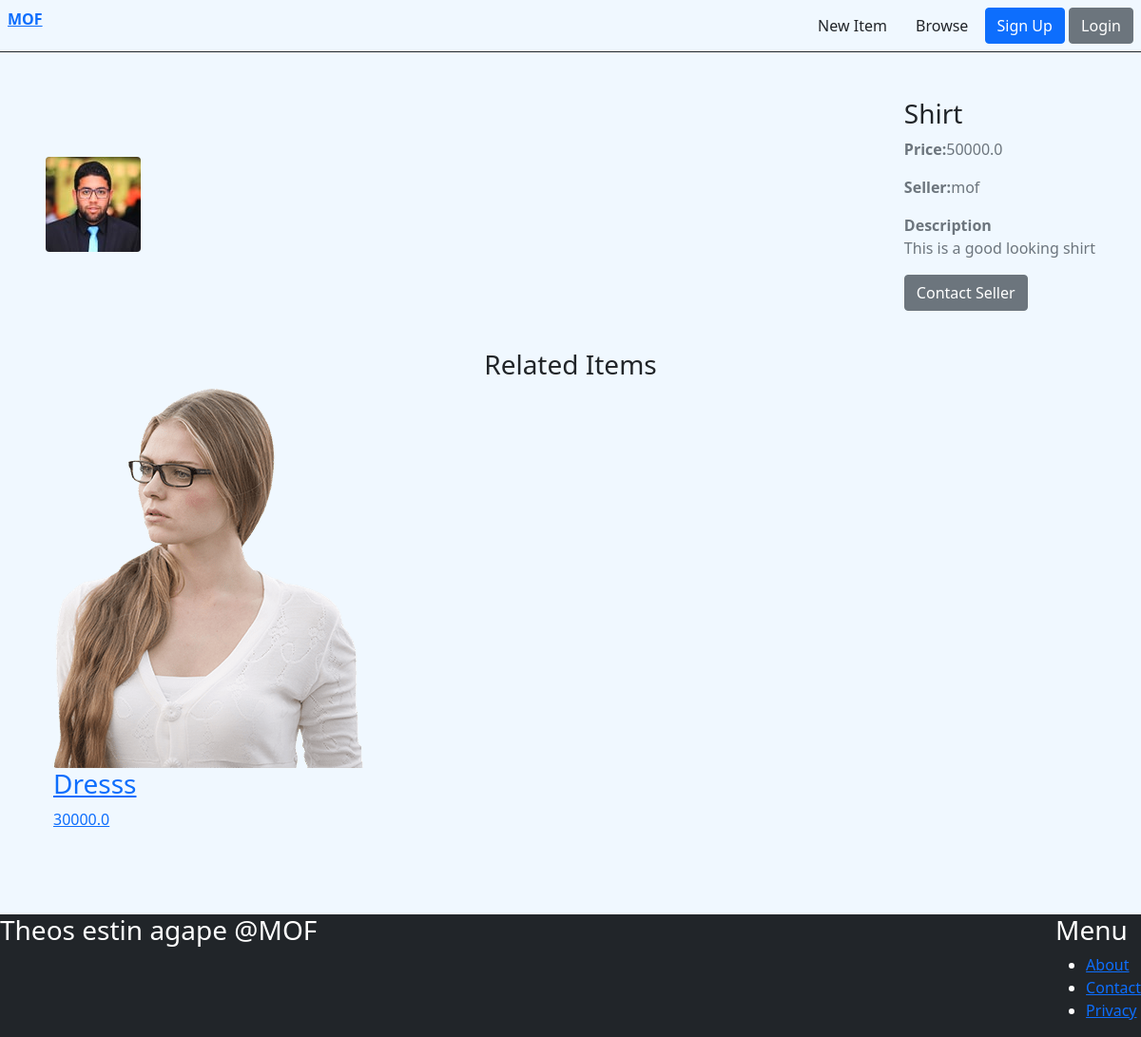
/items/1, run on an earlier commit of the app's database.
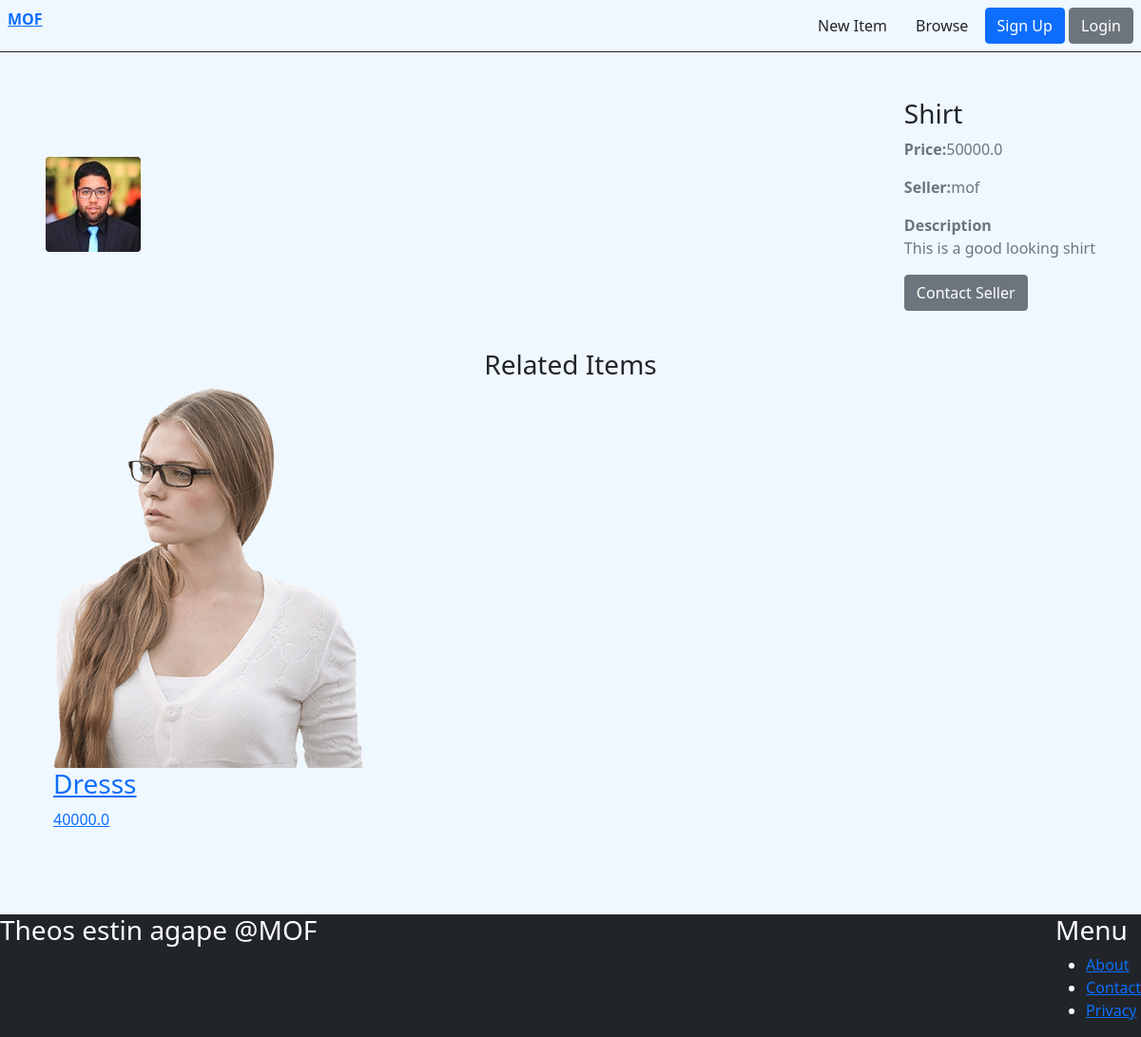
And on a later commit of the database.
### items/models.py (models this page shows, shortened)
class Item(models.Model):
  category=models.ForeignKey(Category,related_name='items', on_delete=models.CASCADE)
  name=models.CharField(max_length=255)
  description=models.TextField(blank=True,null=True)
  price=models.FloatField()
  image=models.ImageField(upload_to='images',blank=True,null=True)
  is_sold=models.BooleanField(default=False)
  created_by=models.ForeignKey(User, related_name='items', on_delete=models.CASCADE)
  created_at=models.DateTimeField(auto_now_add=True)

### items/views.py (the view)
# urls.py: path('<int:pk>',views.detail,name='detail'),
def detail(request,pk):
  item=get_object_or_404(Item,pk=pk)
  related_items=Item.objects.filter(category=item.category, is_sold=False).exclude(pk=pk)[0:3]
  return render(request,'item/detail.html',{'item':item,'related_items':related_items})

### items/templates/item/detail.html (shortened to what this page needs)
{% extends "core/base.html" %}
{% block content %}
<div class='d-flex justify-content-between align-items-center'>
  <div>
    <img class='image-fluid rounded'src="{{item.image.url}}"/>
  </div>
  <div>
    <h3>{{item.name}}</h3>
    <p class='text-muted'><strong>Price:</strong>{{item.price}}</p>
    <p class='text-muted'><strong>Seller:</strong>{{item.created_by.username}}</p>
    {% if item.description  %}
    <p class='text-muted'><strong>Description</strong><br>
      {{item.description}}
    </p>
    {% endif %}
    {% if request.user == item.created_by %}
     <div class='mt-4 p-4 bg-white rounded'>
      <p> This item is mine</p>
      <a href='{% url "items:edit" item.id %}' class='display-inline-block  btn btn-warning btn-sm text-white'>Edit</a>
      <a href='{% url "items:delete" item.id %}' class='display-inline-block  btn btn-danger btn-sm'>Delete</a>
     </div>
    {% else %}
      <a class='d-inline-block btn btn-secondary' href='{% url "communication:new" item.id %}'>Contact Seller</a>
    {% endif %}
  </div>
</div>
<div class='mt-3 px-2 py-4 rounded'>
<h3 class='mb-2 text-center'>Related Items</h3>
<div class='row'>
  <div class='row'>
    {% for item in related_items  %}
    <div class='col-md-4'>
       <a href='{% url "items:detail" item.id%}'>
        <div>
          <img class='image-fluid rounded'src="{{item.image.url}}"/>
        </div>
        <div>
           <h3>{{item.name}}</h3>
          <p>{{item.price}}</p>
        </div>
       </a>
    </div>
      {% endfor %}
  </div>
</div>
</div>
{% endblock  %}

What changed in the data, as far as the page shows it:
changed Item "Dresss": price "30000.0" → "40000.0"
